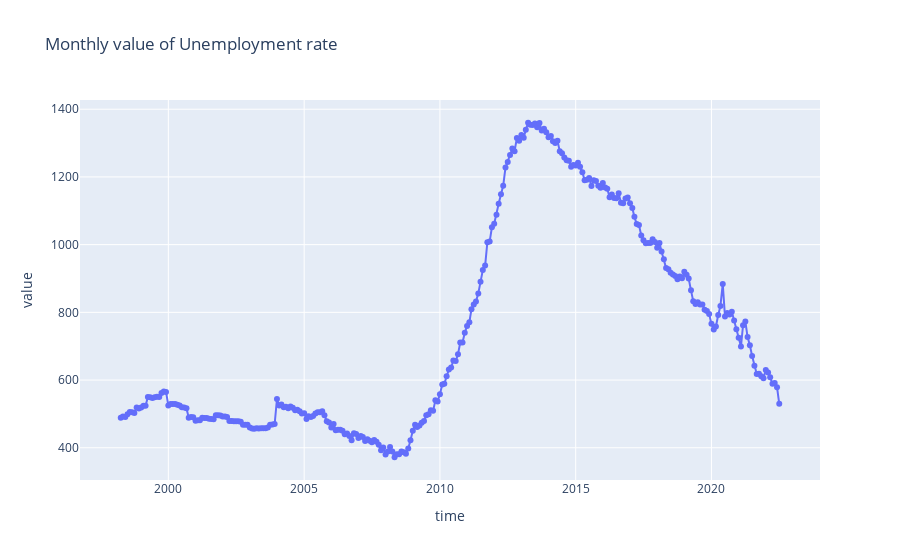

The code cell stored with this chart in its notebook:
### Code cell
unemployment_rate_graph('EL', 'T', 'TOTAL', 'SA', 'THS_PER')

### Figure 1 — Plotly figure (JSON) as saved in the notebook; plotly's stock layout.template omitted (floating-point values rounded to 4 significant figures; data arrays with more than 128 entries replaced by an {"elided": "..."} marker saying what was removed)
{"data": [{"hovertemplate": "time=%{x}<br>value=%{y}<extra></extra>", "legendgroup": "", "line": {"color": "#636efa", "dash": "solid"}, "marker": {"symbol": "circle"}, "mode": "markers+lines", "name": "", "orientation": "v", "showlegend": false, "type": "scatter", "x": {"elided": "292 str values"}, "xaxis": "x", "y": {"elided": "292 int values"}, "yaxis": "y"}], "layout": {"legend": {"tracegroupgap": 0}, "title": {"text": "Monthly value of Unemployment rate"}, "xaxis": {"anchor": "y", "domain": [0, 1], "title": {"text": "time"}}, "yaxis": {"anchor": "x", "domain": [0, 1], "title": {"text": "value"}}}}
